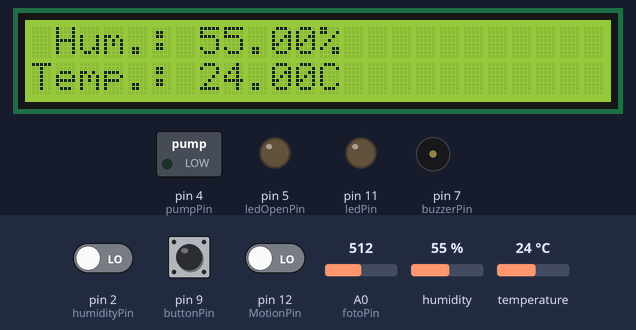
The sketch below on a simulated Arduino Uno, built with avr-gcc and run on an emulated ATmega328P. On the bench: 24×2 character LCD, switched loads named in the sketch (green lamp = pin HIGH), output pins drawn as LEDs (lit = HIGH), buzzer (waves = sounding, pin HIGH). Dashed ring = blinking. Inputs (shaded band) come from the test bench; at power-on: pin 9 (buttonPin) LOW, pin 12 (MotionPin) LOW, A0 (fotoPin) = 512, humidity 55 %, pin 2 (humidityPin) LOW, temperature 24 °C. What the sketch prints to the serial monitor is not drawn.

Above: at 1.2 s.
1.3 s: pin 9 (buttonPin) pulled HIGH for 1 s
At 2.7 s:
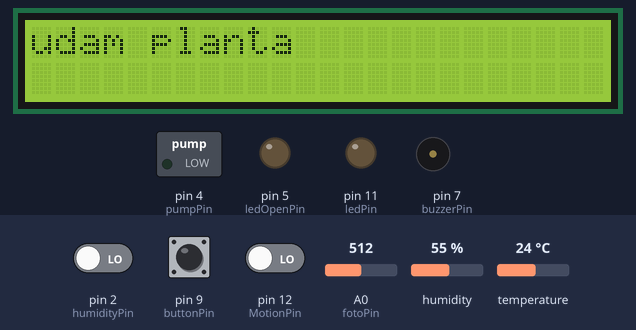
6.7 s: pin 12 (MotionPin) driven HIGH
At 7.44 s:
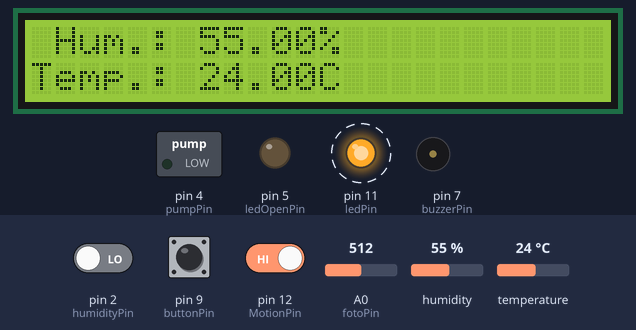
12.5 s: A0 (fotoPin) set to 426
14.9 s: A0 (fotoPin) set to 402
At 17.0 s:
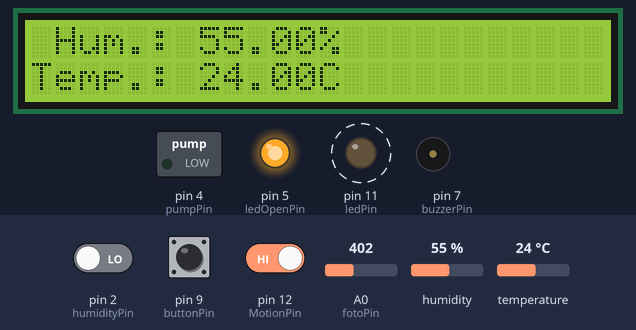
19.9 s: pin 9 (buttonPin) pulled HIGH for 0.15 s
At 20.4 s:
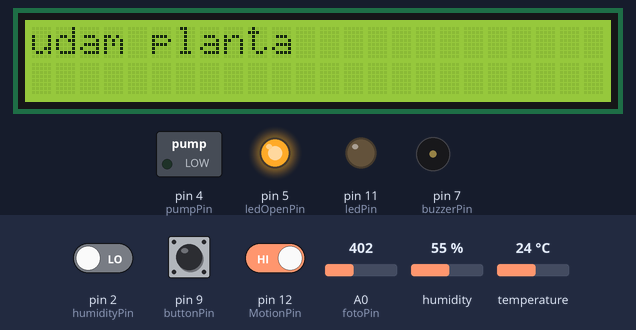
24.5 s: humidity set to 22 %
At 25.59 s:
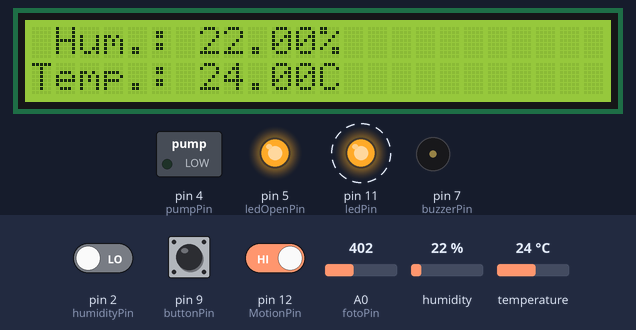
Timing chart, 0 to 27.9 s (numbered marks = the images above; inputs shaded):
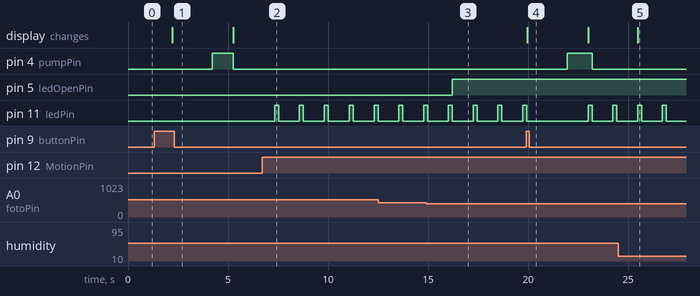

Measured:
- the behaviour switches between 410 and 409 on A0 (fotoPin) (found by bisection; images 2 and 3)
- after the input at 1.3 s, pin 4 (pumpPin): LOW → HIGH after 2.9 s, → LOW 1.1 s later; the display: changes after 0.91 s (image 1)
- after the input at 6.7 s, pin 11 (ledPin): alternates HIGH for 0.20 s and LOW for 1.0 s, starting after 0.64 s
- after the input at 14.9 s, pin 5 (ledOpenPin): LOW → HIGH after 1.3 s
- after the input at 19.9 s, pin 4 (pumpPin): LOW → HIGH after 2.1 s, → LOW 1.3 s later; the display: changes after 0.06 s (image 4)
- after the input at 24.5 s, the display: changes after 0.99 s (image 5)

The sketch:

proiect_final.ino
```cpp
// proiect final pt programarea placutei arduino si transmiterea datelor catre nodemcu
#include <DHT.h>
#include <Wire.h>
#include <Servo.h>
#include <LiquidCrystal_I2C.h>
#include <SoftwareSerial.h>


#define MAX_TEMP  25      //temp maxima sub care se permite udatul plantei -> activarea pompei de apa
#define MIN_LIGHT 40

#define DHTPIN 6        // Digital pin connected to the DHT sensor
#define DHTTYPE DHT11   // DHT 11
DHT dht(DHTPIN, DHTTYPE) ;

LiquidCrystal_I2C lcd(0x20,24,2);  // set the LCD address to 0x27 for a 16 chars and 2 line display

//setup trimitere pachete catre nodemcu
String packet;

float tempr;
float umiditate;
float intensitate_luminoasa;
float uda_planta;

int index_pachet = 0;
/////////////////////////////////////////

const int fotoPin=0;          //fotorezistor
const int ledPin =  11;       //led care semnalizeaza miscarea
const int MotionPin = 12;     //sensor miscare
const int buzzerPin = 7;      //buzzer
const int humidityPin = 2;    //senzor umiditate sol
const int pumpPin = 4;        //motoras apa
const int ledOpenPin = 5;     //led iluminat planta
const int buttonPin = 9;

//const int servoPin = 13;

void turnOnLed (){
       digitalWrite(ledPin, HIGH);    //Turn on led
}

void turnOffLed (){
       digitalWrite(ledPin, LOW);    //Turn off led
}

void buzzerOn(){          //porneste buzzer atunci cand este detectata miscare in jurul plantei
  tone(buzzerPin, 900); // Send 1KHz sound signal...
  delay(50);
  tone(buzzerPin, 100);
}

void buzzerOff(){         //opreste buzzer
  noTone(buzzerPin);
}

void temperature_humidity_air(){                            //senzor dht11 citeste date legate de temp si umiditatea aerului

      // Sensor readings may also be up to 2 seconds 'old' (its a very slow sensor)
          float h = dht.readHumidity();

      // Read temperature as Celsius (the default)
          float t = dht.readTemperature();

     if (isnan(h) || isnan(t)) {
           lcd.print(F("Failed to read from DHT sensor!"));
           return;
     }

//afisam pe ecranul lcd informatiile din mediu
      lcd.backlight();
      lcd.setCursor(0,0);
      lcd.print(" Hum.: ");
      lcd.print(h);
      lcd.print("%");
      lcd.setCursor(0,1);
      lcd.print("Temp.: ");
      lcd.print(t);
      lcd.print(F("C "));
}


int getSoilMoisture() {
    int val = digitalRead(humidityPin);         // Read the analog value from sensor

    return val;                                 // Return analog moisture value
}

float getPhotoresistorValue() {
    int sensorValue = analogRead(fotoPin);           // read the input on analog pin 0
    float voltage = sensorValue * (100 / 1023.0);   // Convert the analog reading (which goes from 0 - 1023) to a percentage

    return voltage;
}

/*
Servo servo;
void servoStart(){

  servo.write(90);
  delay(500);
  servo.write(0);
  delay(500);
  servo.write(0);
  delay(500);
  servo.write(90);
  delay(500);
  servo.write(180);
  delay(500);
}
*/

void setup() {
    pinMode(ledPin, OUTPUT);          //setare pini
    pinMode(MotionPin, INPUT);
    pinMode(buzzerPin, OUTPUT);

    lcd.init();                      // initialize the lcd

    pinMode(pumpPin, OUTPUT);
    pinMode(ledOpenPin, OUTPUT);

////////////COMUNICATIE NODEMCU //////////////////////////

    Wire.begin(8);                /* join i2c bus with address 8 */
    Wire.onReceive(receiveEvent); /* register receive event */
    Wire.onRequest(requestEvent); /* register request event */

///////////////////////////////////////////////////////////

   Serial.begin(9600);              //afisare in consola
   dht.begin();                     //initializare senzor dht

  //servo.attach(servoPin);

}

void loop()
  {

    temperature_humidity_air();                       //apel functie temperatura+umiditate aer pentru a le afisa pe ecranul lcd

    float light_value = getPhotoresistorValue();      //intensitatea luminii din jurul plantei
    int soilDry = getSoilMoisture();                  //umiditatea solului plantei -> 0 ud, 1 uscat
    float temp = dht.readTemperature();               //temperatura aerului

    Serial.print(light_value);                        //afisam in consola intensitatea luminoasa in procentaj
    Serial.println("%");

    Serial.println(getSoilMoisture());               //afiseaza in consola daca e ud(0) sau nu(1) solul

    //intensitate_luminoasa= "Intensitate luminoasa: " + String(light_value);
    //intensitate_luminoasa=intensitate_luminoasa+"%";
    //intensitate_luminoasa= intensitate_luminoasa+"\n";

    //float hum = dht.readHumidity();
    //umiditate = "Umiditate: " + String(hum);
    //umiditate=umiditate+"\n";

    //tempr = "Temparatura: " + String(temp);
    //tempr=tempr+"\n";

    //packet = intensitate_luminoasa+tempr+umiditate;

   // Serial.println(packet);


    intensitate_luminoasa = light_value;
    tempr=temp;
    umiditate=dht.readHumidity();


    if (digitalRead(MotionPin) == HIGH)             //daca este detectata miscare activam "sperietoarea" -> buzzer + led rosu alerta
    {
          turnOnLed();
          //buzzerOn();
          delay(200);
          turnOffLed();
         // buzzerOff();
    }
    else
    {
         // buzzerOff();
          turnOffLed();
    }


//verificam daca solul este uscat pentru e porni pompa de apa
    if (soilDry)
    {
        if (temp < MAX_TEMP)
        {
            digitalWrite(pumpPin, LOW);
            //uda_planta="Planta a fost udata";
            uda_planta=1;
        }
        else
        {
             digitalWrite(pumpPin, HIGH);
        }
    }
    else
    {
       digitalWrite(pumpPin, LOW);
    }


//verificam luminozitatea din jurul plantei, daca nu este suficienta lumina vom aprinde un led
    if(light_value < MIN_LIGHT)
    {
      digitalWrite(ledOpenPin, HIGH);
    }
    else
    {
      digitalWrite(ledOpenPin, LOW);
    }

    if(digitalRead(buttonPin)){         //pornirea pompei de apa pentru 2s la apasarea butonului
      lcd.clear();
      lcd.print("udam planta");
      digitalWrite(pumpPin, LOW);
       uda_planta=1;
      delay(2000);
      digitalWrite(pumpPin,HIGH);
    }

      //servoStart();

       delay(1000);
  }


////////////////////FUNCTII COMUNICATIE INTRE ARDUINI SI NODEMCU'

// function that executes whenever data is received from master
void receiveEvent(int howMany) {
   while (0 <Wire.available()) {
      char c = Wire.read();      /* receive byte as a character */
      Serial.print(c);           /* print the character */
   }
   Serial.println();             /* to newline */
}

// function that executes whenever data is requested from master
void requestEvent() {
  //char buff[1000];
  //packet.toCharArray(buff,1000);
  //Serial.println(buff);

  String val;

  int i;
  if(index_pachet%4==0){
    //for (i=0;i<32;i++){
    //    Wire.write(tempr[i]);  /*send string on request */
    //}
    //tempr="";

     val=String(tempr,2);

    for(int i=0;i<32;i++){
        Wire.write(val[i]);
    }
  }

   if(index_pachet%4==1){
    //for (i=0;i<32;i++){
      //  Wire.write(umiditate[i]);  /*send string on request */
    //}
    //umiditate="";

     val=String(umiditate,2);

    for(int i=0;i<32;i++){
        Wire.write(val[i]);
    }

   }

   if(index_pachet%4==2){
   // for (i=0;i<32;i++){
    //    Wire.write(intensitate_luminoasa[i]);  /*send string on request */
    //}
    //intensitate_luminoasa="";

      val=String(intensitate_luminoasa,2);

    for(int i=0;i<32;i++){
        Wire.write(val[i]);
    }

   }

   if(index_pachet%4==3){
    //for (i=0;i<32;i++){
      //  Wire.write(uda_planta[i]);  /*send string on request */
    //}

    val=String(uda_planta,2);

    for(int i=0;i<32;i++){
        Wire.write(val[i]);
    }

    uda_planta=0;

    //uda_planta="";
   }
   index_pachet++;
  }


  
```
